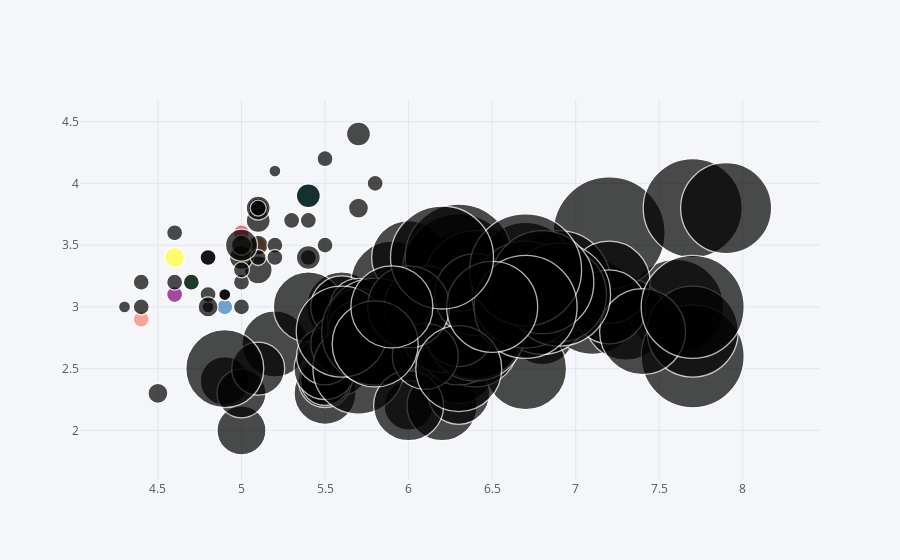

The code cell stored with this chart in its notebook:
### Code cell
df.iplot(kind='bubble',x='sepal_length' , y ='sepal_width',size='petal_width')

### Figure 1 — Plotly figure (JSON) as saved in the notebook; plotly's stock layout.template omitted (floating-point values rounded to 4 significant figures; data arrays with more than 128 entries replaced by an {"elided": "..."} marker saying what was removed)
{"data": [{"marker": {"color": ["rgb(255, 153, 51)", "rgb(55, 128, 191)", "rgb(50, 171, 96)", "rgb(128, 0, 128)", "rgb(219, 64, 82)", "rgb(0, 128, 128)", "rgb(255, 255, 51)", "rgb(128, 128, 0)", "rgb(251, 128, 114)", "rgb(128, 177, 211)"], "line": {"width": 1.3}, "size": {"elided": "150 int values"}, "symbol": "circle"}, "mode": "markers", "text": "", "type": "scatter", "x": {"elided": "150 float values"}, "y": {"elided": "150 float values"}}], "layout": {"legend": {"bgcolor": "#F5F6F9", "font": {"color": "#4D5663"}}, "paper_bgcolor": "#F5F6F9", "plot_bgcolor": "#F5F6F9", "title": {"font": {"color": "#4D5663"}}, "xaxis": {"gridcolor": "#E1E5ED", "showgrid": true, "tickfont": {"color": "#4D5663"}, "title": {"font": {"color": "#4D5663"}, "text": ""}, "zerolinecolor": "#E1E5ED"}, "yaxis": {"gridcolor": "#E1E5ED", "showgrid": true, "tickfont": {"color": "#4D5663"}, "title": {"font": {"color": "#4D5663"}, "text": ""}, "zerolinecolor": "#E1E5ED"}}}
